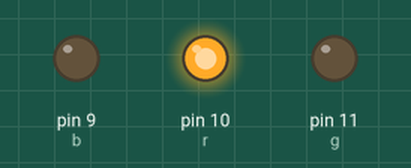
This sketch was run on a simulated Arduino Uno, built with avr-gcc and run on an emulated ATmega328P. On the bench: output pins drawn as LEDs (lit = HIGH).

Above: at 0.15 s.
At 1.35 s:
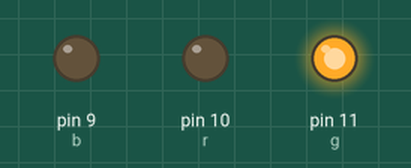
At 2.55 s:
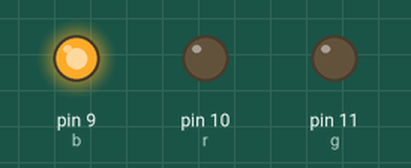
Timing chart, 0 to 3.0 s (numbered marks = the images above):
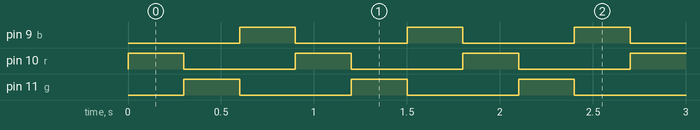

Measured:
- by itself, pin 9 (b), pin 10 (r), pin 11 (g): alternates HIGH for 0.30 s and LOW for 0.60 s
- by itself, everything shown: repeats every 0.90 s, in 4 steps

The sketch:

sketch_nov14e.ino
```cpp
const int r = 10;
const int g = 11;
const int b = 9;
void setup() {
  // put your setup code here, to run once:
  pinMode(r,OUTPUT);
  pinMode(g,OUTPUT);
  pinMode(b,OUTPUT);
}

void loop() {
  // put your main code here, to run repeatedly:
  digitalWrite(r,HIGH);
  delay(300);
  digitalWrite(r,LOW);
  digitalWrite(g,HIGH);
  delay(300);
  digitalWrite(g,LOW);
  digitalWrite(b,HIGH);
  delay(300);
  digitalWrite(b,LOW);
}
```
